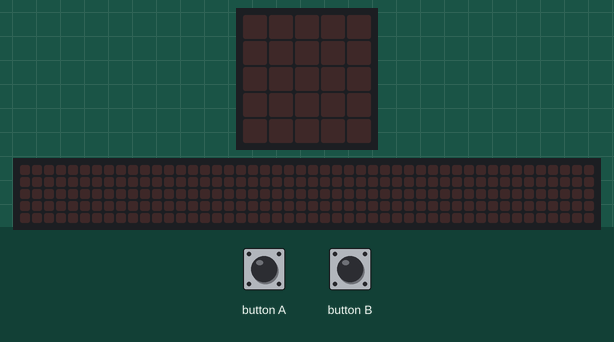
This program was run on a simulated BBC micro:bit (MakeCode). Parts: the board's 5×5 LED display, a strip that is not on the board, showing the scrolling text unrolled. The test bench sets the inputs (shaded band). The 48×5 strip is a reading aid, not a part: it shows the text the display is scrolling, unrolled, one strip-width of it at a time.

Above: at 1.2 s.
1.3 s: button A pressed for 0.15 s
At 2.6 s:
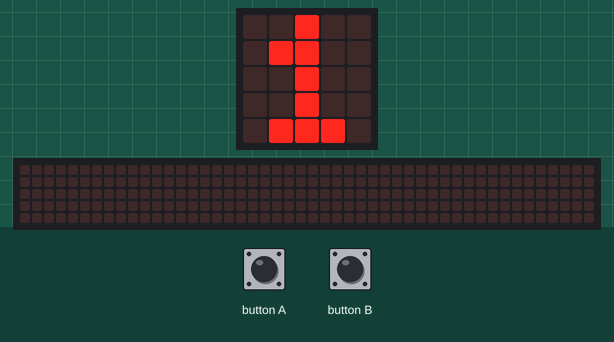
2.9 s: button B pressed for 0.15 s
At 5.52 s:
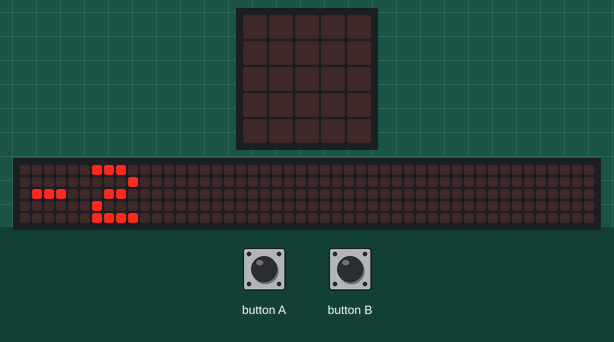
5.9 s: button A pressed for 0.15 s
At 6.42 s:
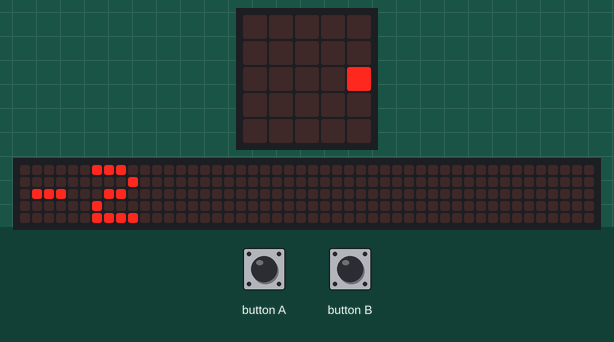
8.9 s: button B pressed for 0.15 s
At 9.8 s:
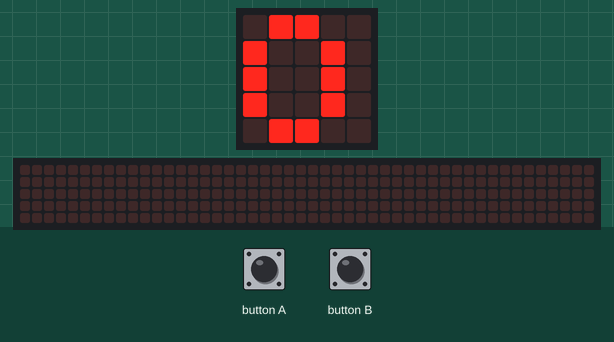
Timing chart, 0 to 11.5 s (numbered marks = the images above; inputs shaded):
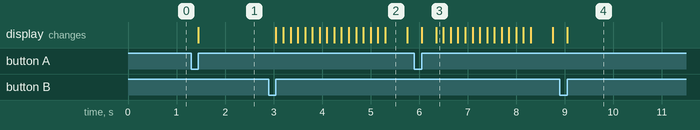

The program:

main.ts
```typescript
input.onButtonPressed(Button.A, function () {
    basic.showNumber(var2)
    var1 = fib - var2
    var2 = var1
})
input.onButtonPressed(Button.B, function () {
    fib = var1 + var2
    basic.showNumber(fib)
    var1 = var2
    var2 = fib
})
let fib = 0
let var2 = 0
let var1 = 0
var1 = 1
var2 = 1
```

test.ts
```typescript
// tests gaan hier; deze zal niet worden gecompileerd wanneer dit pakket wordt gebruikt als extensie.
```

Measured:
- after the input at 1.3 s, the display: changes after 0.15 s (image 1)
- after the input at 2.9 s, the display: first changes after 0.15 s (image 2 shows a later state)
- after the input at 5.9 s, the display: first changes after 0.15 s (image 3 shows a later state)
- after the input at 8.9 s, the display: changes after 0.15 s (image 4)
- what the display in image 2 shows lasts 0.5 s, from 5.3 s to 5.8 s
